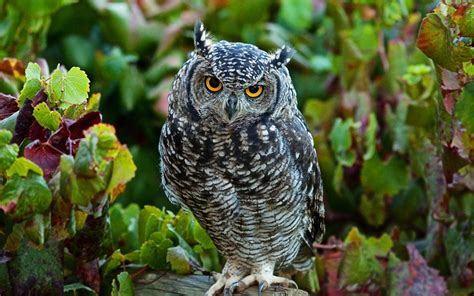
#> input picture ArtificialIntelligence/ComputerVision/ImageProcessing/ImgResources/owl.jpeg, 474 x 296 px
$ python OpenCVImages.py
#> lines starting #> are read from the running program, lines starting #| are printed output that depends on the picture; after the words box and inside, x2 and y2 are one past the last pixel; in counts of white or black regions, pixels touching at a corner belong together
import cv2

# Reading an image in default mode
image = cv2.imread('./ImgResources/owl.jpeg')
#> image is the input picture: shape (296, 474, 3); mean B, G, R 51.3, 88.7, 77.7

cv2.rectangle(image, pt1=(171,44), pt2=(288,128), color=(255,0,0), thickness=5)
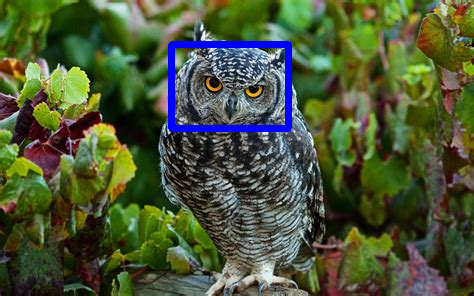
#> image: shape (296, 474, 3); 1.99% of pixels changed, all inside (x1, y1, x2, y2) = (168, 41, 292, 132)

# Window name in which image is displayed
window_name = 'image'
while True:
    cv2.imshow(window_name, image)

    #waits for user to press any key
    #(this is necessary to avoid Python kernel form crashing)
    if cv2.waitKey(0) & 0xFF == 27:
#> (key Esc is pressed here)
        break

cv2.waitKey(0)

#closing all open windows
cv2.destroyAllWindows()

$ run again, with ArtificialIntelligence/ComputerVision/ImageProcessing/ImgResources/monkey.jpeg copied over ArtificialIntelligence/ComputerVision/ImageProcessing/ImgResources/owl.jpeg
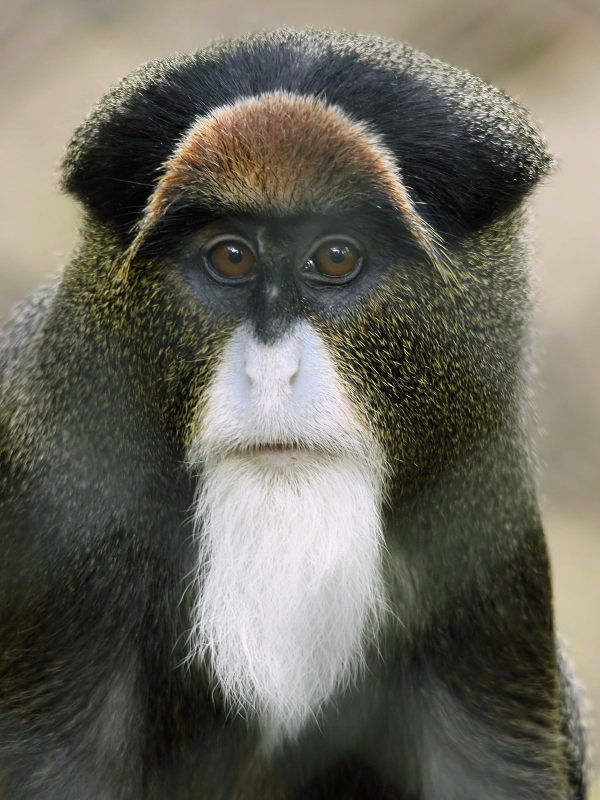
#> input picture ArtificialIntelligence/ComputerVision/ImageProcessing/ImgResources/monkey.jpeg, 1200 x 1600 px (shown at 1/2 size)
#> image is the input picture: shape (1600, 1200, 3); mean B, G, R 91.4, 103, 104.5
#> `cv2.rectangle(image, pt1=(171,44), pt2=(288,128), color=(255,0,0), thi..`:
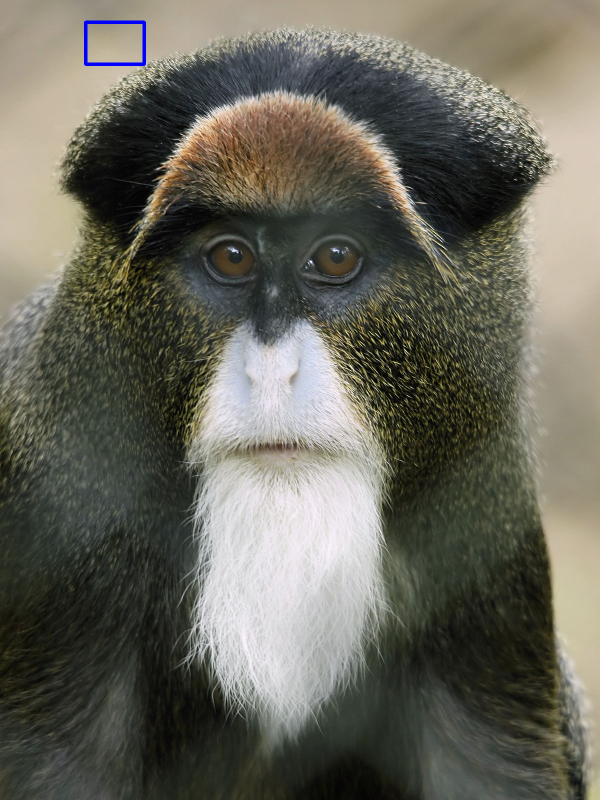
#> image: shape (1600, 1200, 3) (shown at 1/2 size); 0.15% of pixels changed, all inside (x1, y1, x2, y2) = (168, 41, 292, 132)

$ run again, with ArtificialIntelligence/ComputerVision/ImageProcessing/ImgResources/peace.jpeg copied over ArtificialIntelligence/ComputerVision/ImageProcessing/ImgResources/owl.jpeg
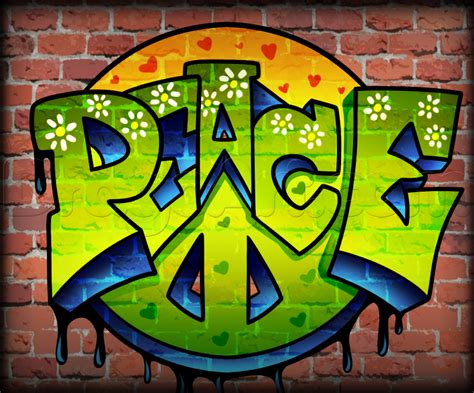
#> input picture ArtificialIntelligence/ComputerVision/ImageProcessing/ImgResources/peace.jpeg, 474 x 393 px
#> image is the input picture: shape (393, 474, 3); mean B, G, R 40.2, 109.1, 109.3
#> `cv2.rectangle(image, pt1=(171,44), pt2=(288,128), color=(255,0,0), thi..`:
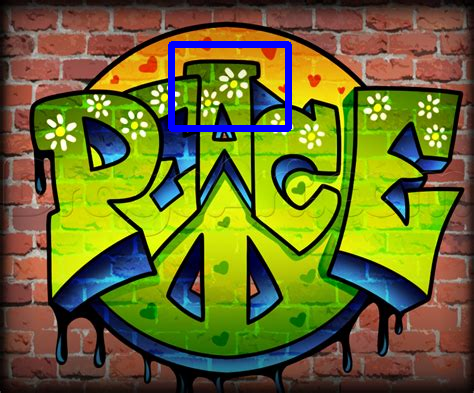
#> image: shape (393, 474, 3); 1.5% of pixels changed, all inside (x1, y1, x2, y2) = (168, 41, 292, 132)
